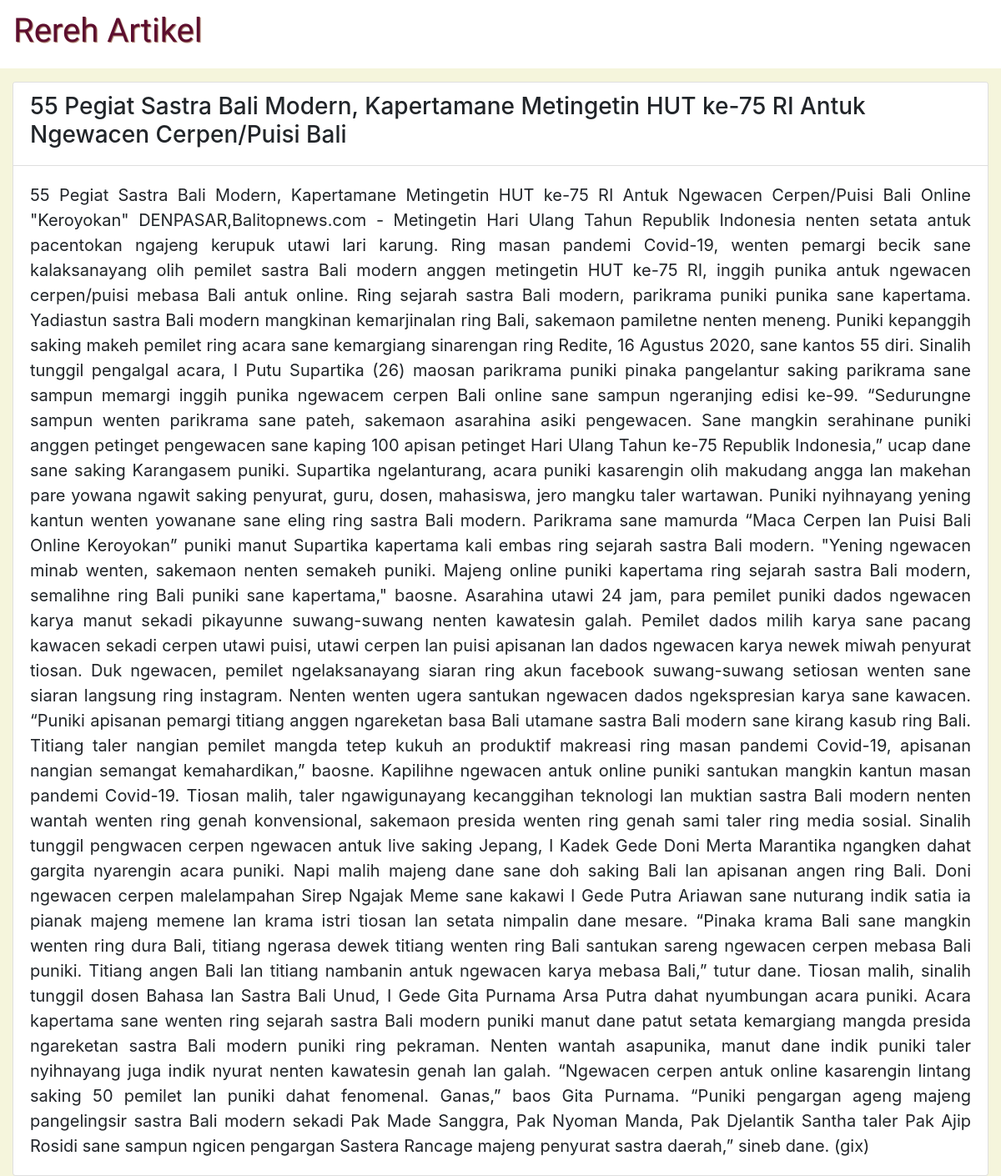
/artikel.php?artikel=1, run on the app's committed database.
### tables this page shows
CREATE TABLE `artikel` (
  `kode` int(11) NOT NULL,
  `judul` varchar(100) NOT NULL,
  `isi` text NOT NULL
);

### artikel.php (the view, shortened to what this page needs)
<?php
    include "koneksi.php";
    $kode=$_GET['artikel'];
    $sql=mysqli_query($conn,"select * from artikel where kode='$kode'");
    $data=mysqli_fetch_array($sql);
?>
<html>
    <head>
        <link rel="stylesheet" href="https://maxcdn.bootstrapcdn.com/bootstrap/4.0.0/css/bootstrap.min.css">
        <link rel="stylesheet" href="assets/css/style.css">
    </head>
    <body>
        <nav class="navbar navbar-light bg-white mb-3">
            <a class="navbar-brand" href="index.php">
                <h1 id="judul_artikel">Rereh Artikel</h1>
            </a>
        </nav>
        <div class="container-fluid">
            <div class="row">
                <div class="col-md-12">
                    <div class="card shadow rounded">
                        <div class="card-header bg-white">
                            <h3><?php echo $data['judul'];?></h3>
                        </div>
                        <div class="card-body text-justify">
                            <blockquote class="blockquote mb-0">
                                <?php echo $data['isi'];?>
                            </blockquote>
                        </div>
                    </div>
                </div>
            </div>
        </div>
    </body>
</html>

### assets/css/style.css (style rules this page uses)
body { background-color: beige; }
#judul_artikel { font-family: 'Leckerli One', cursive; color: #5c0e2f; text-shadow: 1px 1px 1px #a1705a; }

### data on the page
artikel: judul "55 Pegiat Sastra Bali Modern, Kapertamane Metingetin HUT ke-75 RI Antuk Ngewacen Cerpen/Puisi Bali", isi "55 Pegiat Sastra Bali Modern, Kapertamane Metingetin HUT ke-75 RI Antuk Ngewacen Cerpen/Puisi Bali Online \"Keroyokan\" DENPASAR,Balitopnews.com - Metingetin Hari Ulang Tahun Republik Indonesia nenten setata antuk pacentokan ngajeng kerupuk utawi lari karung. Ring masan pandemi Covid-19, wenten pemargi becik sane kalaksanayang olih pemilet sastra Bali modern anggen metingetin HUT ke-75 RI, inggih punika antuk ngewacen cerpen/puisi mebasa Bali antuk online. Ring sejarah sastra Bali modern, parikrama puniki punika sane kapertama. Yadiastun sastra Bali modern mangkinan kemarjinalan ring Bali, sakemaon pamiletne nenten meneng. Puniki kepanggih saking makeh pemilet ring acara sane kemargiang…"
